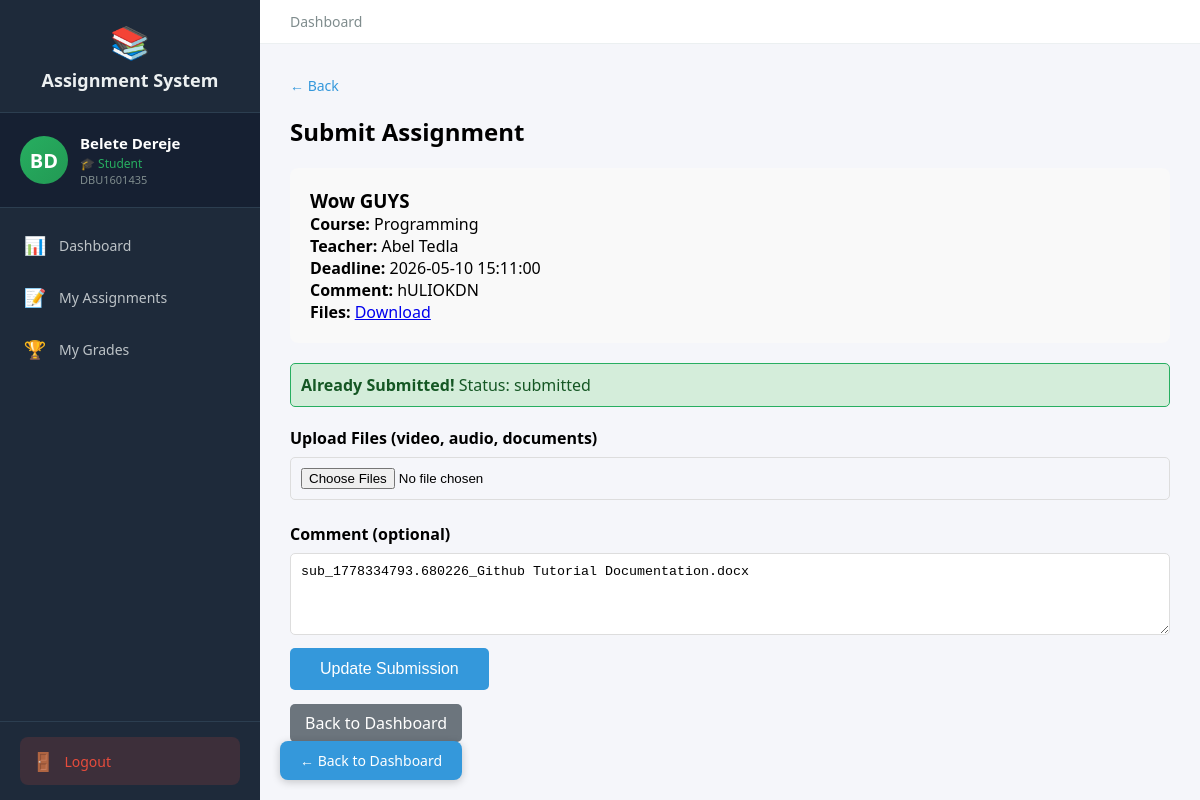
The page /student/submit/2 (signed in) on the database as committed earlier.
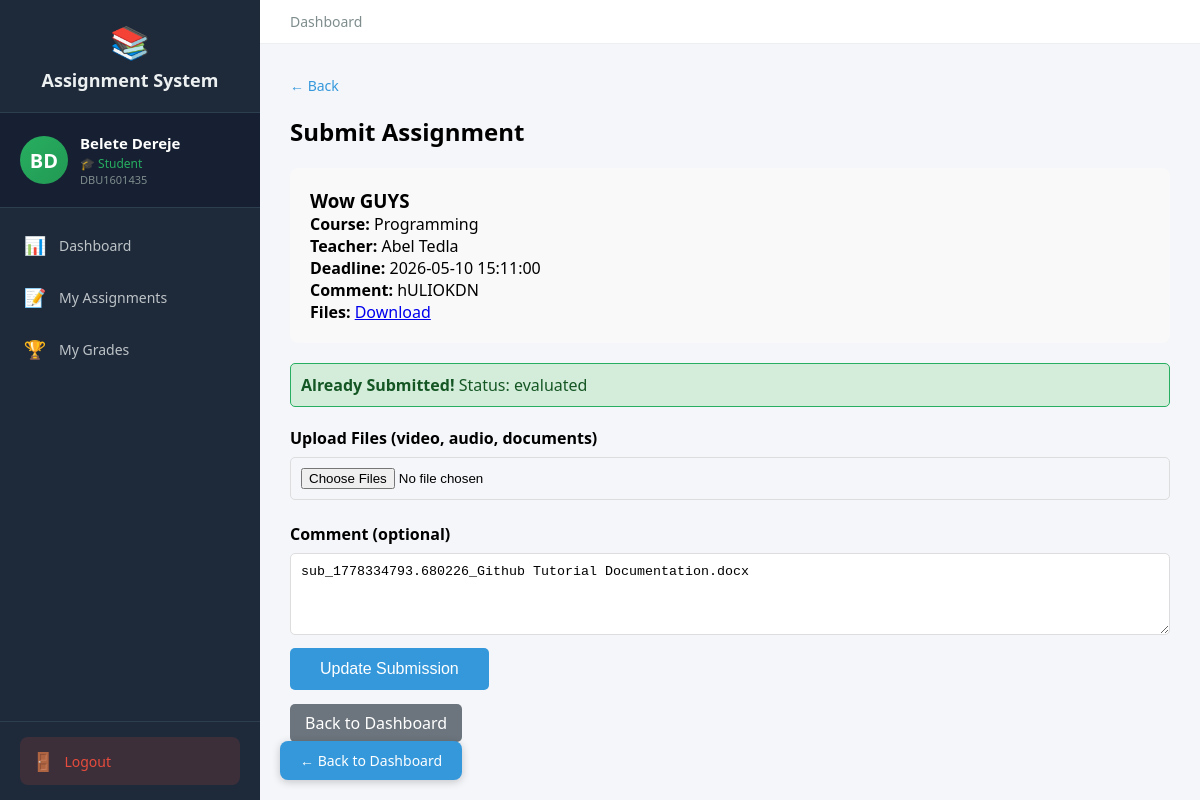
The same page on the database as committed later.
### tables this page shows
CREATE TABLE submissions (
            id INTEGER PRIMARY KEY AUTOINCREMENT,
            assignment_id INTEGER REFERENCES assignments(id),
            student_id INTEGER REFERENCES students(id),
            files TEXT,
            student_comment TEXT,
            submitted_at TIMESTAMP DEFAULT CURRENT_TIMESTAMP,
            updated_at TIMESTAMP,
            grade REAL,
            feedback TEXT,
            evaluated_at TIMESTAMP,
            status TEXT DEFAULT 'submitted',
            complaint TEXT,
            complaint_status TEXT
        );

### routes_student.py (the view, shortened to what this page needs)
@student_bp.route('/submit/<int:assignment_id>', methods=['GET', 'POST'])
@login_required
def submit(assignment_id):
    if current_user.role != 'student':
        return redirect(url_for('auth.login'))
    conn = get_db()
    cur = conn.cursor()
    cur.execute("SELECT id FROM students WHERE user_id = ?", (current_user.id,))
    student = cur.fetchone()
    if not student:
        flash('Student profile not found!', 'danger')
        return redirect(url_for('student.dashboard'))
    student_id = student['id']
    cur.execute("""
        SELECT a.id, a.title, a.course_name, u.first_name, u.last_name,
               a.deadline, a.late_submission, a.penalty_per_day, a.teacher_comment, a.files,
               a.department, a.year
        FROM assignments a
        JOIN teachers t ON a.teacher_id = t.id
        JOIN users u ON t.user_id = u.id
        WHERE a.id = ?
    """, (assignment_id,))
    assignment = cur.fetchone()
    if not assignment:
        flash('Assignment not found!', 'danger')
        return redirect(url_for('student.dashboard'))
    cur.execute("SELECT id, status, files, student_comment FROM submissions WHERE assignment_id = ? AND student_id = ?",
                (assignment_id, student_id))
    existing = cur.fetchone()
    conn.close()
    return render_template('student/submit.html',
                         assignment=assignment,
                         existing=existing,
                         now=datetime.now())

### auth.py (called while the page is built)
def get_db():
    conn = sqlite3.connect('assignments.db')
    conn.row_factory = sqlite3.Row
    return conn

@login_manager.user_loader
def load_user(user_id):
    conn = get_db()
    cur = conn.cursor()
    cur.execute("SELECT id, user_id, first_name, last_name, email, role, is_approved FROM users WHERE id = ?", (user_id,))
    user = cur.fetchone()
    cur.close()
    conn.close()
    if user:
        from flask_login import UserMixin
        class User(UserMixin):
            pass
        u = User()
        u.id = user['id']
        u.user_id = user['user_id']
        u.first_name = user['first_name']
        u.last_name = user['last_name']
        u.email = user['email']
        u.role = user['role']
        u.is_approved = user['is_approved']
        return u
    return None

### routes_student.py (called while the page is built)
def get_db():
    conn = sqlite3.connect('assignments.db')
    conn.row_factory = sqlite3.Row
    return conn

### templates/student/submit.html (shortened to what this page needs)
{% extends "student_base.html" %}
{% block content %}
<a href="javascript:history.back()" style="display:inline-block;margin-bottom:20px;color:#3498db;text-decoration:none;font-size:14px;">← Back</a>
<h2>Submit Assignment</h2>
<div class="details">
    <h3>{{ assignment[1] }}</h3>
    <p><strong>Course:</strong> {{ assignment[2] }}</p>
    <p><strong>Teacher:</strong> {{ assignment[3] }} {{ assignment[4] }}</p>
    <p><strong>Deadline:</strong> {{ assignment[5] }}</p>
    {% if assignment[8] %}<p><strong>Comment:</strong> {{ assignment[8] }}</p>{% endif %}
    {% if assignment[9] %}<p><strong>Files:</strong> <a href="/static/uploads/{{ assignment[9].split(',')[0] }}" download>Download</a></p>{% endif %}
</div>
{% if existing %}
<div class="flash success" style="background:#d4edda; color:#155724; padding:10px; border-radius:5px;">
    <strong>Already Submitted!</strong> Status: {{ existing[1] }}
</div>
{% endif %}
<form method="POST" enctype="multipart/form-data">
    <label>Upload Files (video, audio, documents)</label>
    <input type="file" name="submission_files" multiple>
    <label>Comment (optional)</label>
    <textarea name="comment" rows="4">{{ existing[2] if existing else '' }}</textarea>
    <button type="submit">{% if existing %}Update Submission{% else %}Submit Assignment{% endif %}</button>
</form>
<br><a href="/student/dashboard" class="btn-back">Back to Dashboard</a>
{% endblock %}

Rows that differ between the two databases and show on the page:
changed submissions "sub_1778334793.680226_Github Tutorial Documentation.docx": status "submitted" → "evaluated"
